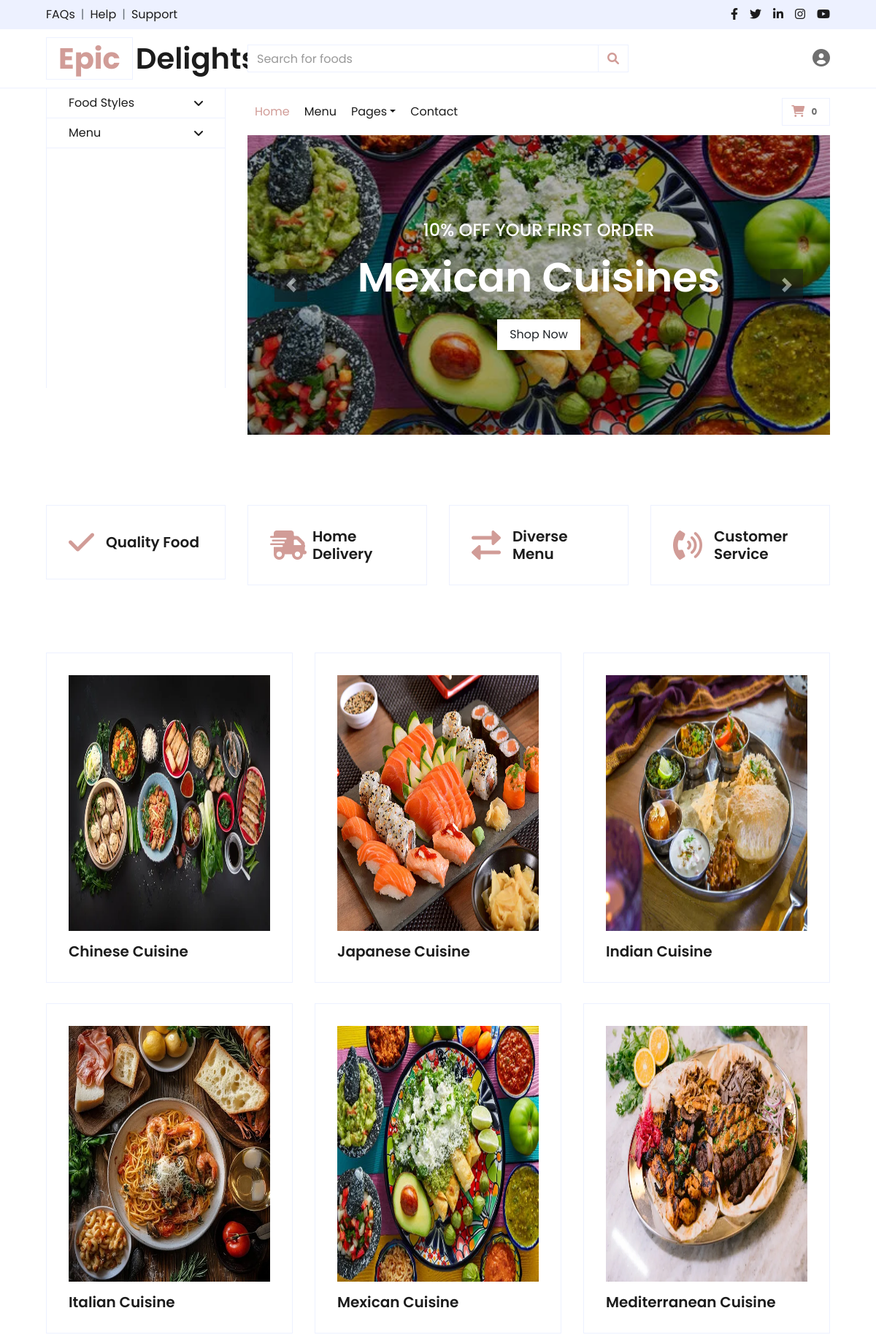
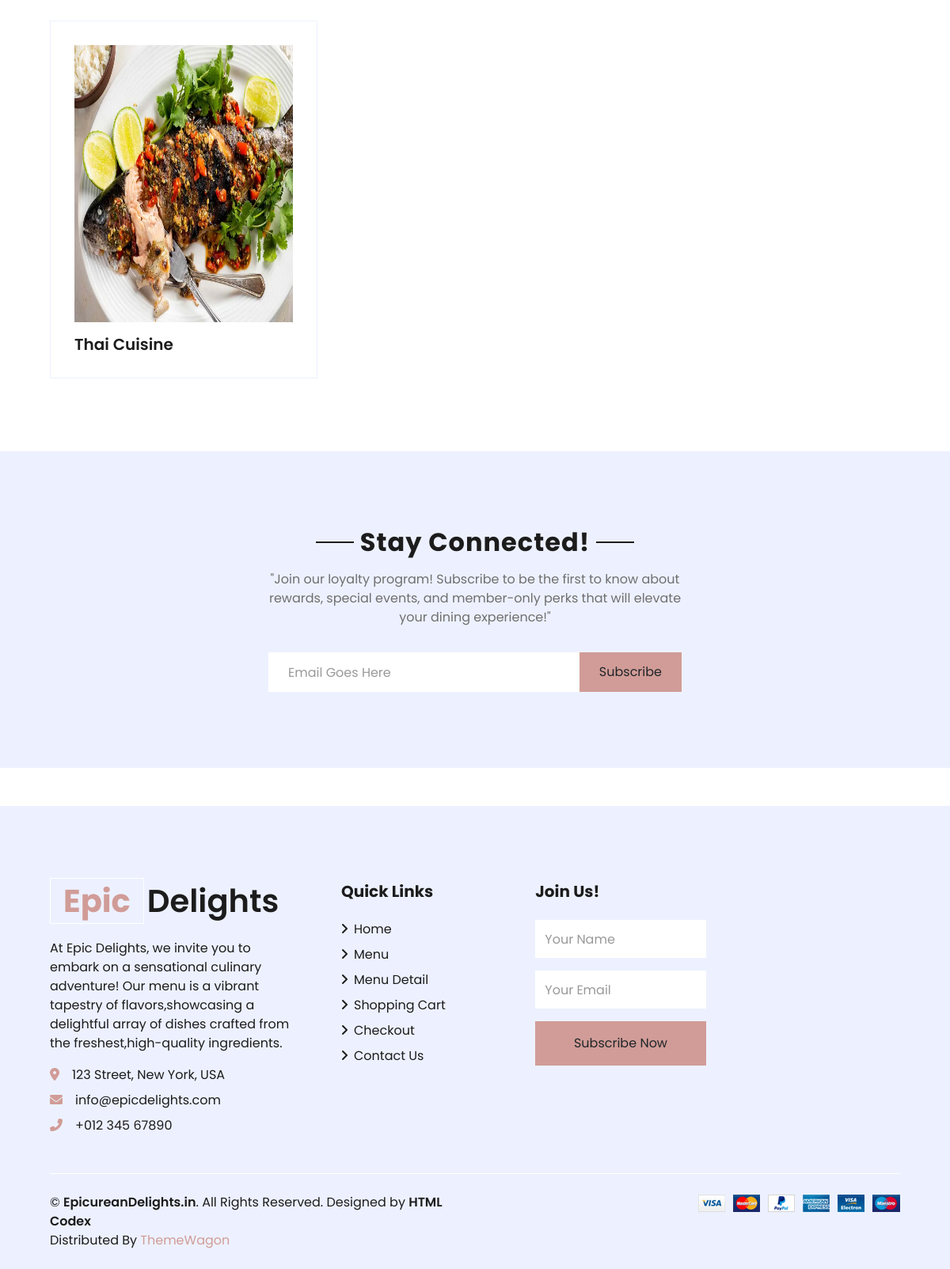
/home_page/, run on the app's committed database (2 pictures, top to bottom).
### ResApp/models.py (models this page shows)
class Style_Db(models.Model):
    Food_Style = models.CharField(max_length=100,blank=True,null=True)
    Description = models.CharField(max_length=100,blank=True,null=True)
    Style_Image = models.ImageField(upload_to="Styles",blank=True,null=True)

### WebApp/views.py (the view)
# urls.py: path("home_page/",views.home_page,name = "home_page"),
def home_page(request):
    name = request.session.get("Name")
    count = Cart_Db.objects.filter(Holder = name).count()
    style = Style_Db.objects.all()
    food = Food_Db.objects.all()
    return render(request,"Home1.html",{"style":style,"food":food,"count":count})

### WebApp/templates/Home1.html (shortened to what this page needs)
<!DOCTYPE html>
{% load static %}
<html lang="en">
<head>
    <link href="https://cdnjs.cloudflare.com/ajax/libs/font-awesome/5.10.0/css/all.min.css" rel="stylesheet">
    <link href="{% static 'webapp/lib/owlcarousel/assets/owl.carousel.min.css' %}" rel="stylesheet">
    <link href="{% static 'webapp/css/style.css' %}" rel="stylesheet">
    <link rel="stylesheet" href="{% static 'user/css1/icon_css.css' %}">
    <link rel="stylesheet" href="https://cdnjs.cloudflare.com/ajax/libs/font-awesome/6.0.0-beta3/css/all.min.css">
</head>
<body>
    <div class="container-fluid">
        <div class="row bg-secondary py-2 px-xl-5">
            <div class="col-lg-6 d-none d-lg-block">
                <div class="d-inline-flex align-items-center">
                    <a class="text-dark" href="">FAQs</a>
                    <span class="text-muted px-2">|</span>
                    <a class="text-dark" href="">Help</a>
                    <span class="text-muted px-2">|</span>
                    <a class="text-dark" href="">Support</a>
                </div>
            </div>
            <div class="col-lg-6 text-center text-lg-right">
                <div class="d-inline-flex align-items-center">
                    <a class="text-dark px-2" href="">
                        <i class="fab fa-facebook-f"></i>
                    </a>
                    <a class="text-dark px-2" href="">
                        <i class="fab fa-twitter"></i>
                    </a>
                    <a class="text-dark px-2" href="">
                        <i class="fab fa-linkedin-in"></i>
                    </a>
                    <a class="text-dark px-2" href="">
                        <i class="fab fa-instagram"></i>
                    </a>
                    <a class="text-dark pl-2" href="">
                        <i class="fab fa-youtube"></i>
                    </a>
                </div>
            </div>
        </div>
        <div class="row align-items-center py-3 px-xl-5">
            <div class="col-lg-3 d-none d-lg-block">
                <a href="" class="text-decoration-none">
                    <h1 class="m-0 display-5 font-weight-semi-bold"><span class="text-primary font-weight-bold border px-3 mr-1">Epic</span>Delights</h1>
                </a>
            </div>
            <div class="col-lg-6 col-6 text-left">
                <form action="">
                    <div class="input-group">
                        <input type="text" class="form-control" placeholder="Search for foods">
                        <div class="input-group-append">
                            <span class="input-group-text bg-transparent text-primary">
                                <i class="fa fa-search"></i>
                            </span>
                        </div>
                    </div>
                </form>
            </div>
            <div class="col-lg-3 col-6 text-right">
                <div class="user-icon" onclick="toggleUserMenu()">
                    <i class="fas fa-user-circle"></i>
                </div>
            </div>
        </div>
    </div>
    <div class="container-fluid mb-5">
        <div class="row border-top px-xl-5">
            <div class="col-lg-3 d-none d-lg-block">
                <nav class="collapse show navbar navbar-vertical navbar-light align-items-start p-0 border border-top-0 border-bottom-0" id="navbar-vertical">
                    <div class="navbar-nav w-100 overflow-hidden" style="height: 410px">
                        <div class="nav-item dropdown">
                            <a href="#" class="nav-link" data-toggle="dropdown">Food Styles <i class="fa fa-angle-down float-right mt-1"></i></a>
                        </div>
                        <div class="nav-item dropdown">
                            <a href="#" class="nav-link" data-toggle="dropdown">Menu<i class="fa fa-angle-down float-right mt-1"></i></a>
                        </div>
                    </div>
                </nav>
            </div>
            <div class="col-lg-9">
                <nav class="navbar navbar-expand-lg bg-light navbar-light py-3 py-lg-0 px-0">
                    <div class="collapse navbar-collapse justify-content-between" id="navbarCollapse">
                        <div class="navbar-nav mr-auto py-0">
                            <a href="{% url 'home_page' %}" class="nav-item nav-link active">Home</a>
                            <a href="{% url 'food_list' %}" class="nav-item nav-link">Menu</a>
                            <div class="nav-item dropdown">
                                <a href="#" class="nav-link dropdown-toggle" data-toggle="dropdown">Pages</a>
                            </div>
                            <a href="{% url 'contact' %}" class="nav-item nav-link">Contact</a>
                        </div>
                        <div class="navbar-nav ml-auto py-0">
                            <a href="{% url 'cart' %}" class="btn border">
                                <i class="fas fa-shopping-cart text-primary"></i>
                                <span class="badge">{{count}}</span>
                            </a>
                        </div>
                    </div>
                </nav>
                <div id="header-carousel" class="carousel slide" data-ride="carousel">
                    <div class="carousel-inner">
                        <div class="carousel-item active" style="height: 410px;">
                            <img class="img-fluid" src="{% static 'webapp/img/07_mexico.webp' %}" alt="Image">
                            <div class="carousel-caption d-flex flex-column align-items-center justify-content-center">
                                <div class="p-3" style="max-width: 700px;">
                                    <h4 class="text-light text-uppercase font-weight-medium mb-3">10% Off Your First Order</h4>
                                    <h3 class="display-4 text-white font-weight-semi-bold mb-4">Mexican Cuisines</h3>
                                    <a href="" class="btn btn-light py-2 px-3">Shop Now</a>
                                </div>
                            </div>
                        </div>
                    </div>
                    <a class="carousel-control-prev" href="#header-carousel" data-slide="prev">
                        <div class="btn btn-dark" style="width: 45px; height: 45px;">
                            <span class="carousel-control-prev-icon mb-n2"></span>
                        </div>
                    </a>
                    <a class="carousel-control-next" href="#header-carousel" data-slide="next">
                        <div class="btn btn-dark" style="width: 45px; height: 45px;">
                            <span class="carousel-control-next-icon mb-n2"></span>
                        </div>
                    </a>
                </div>
            </div>
        </div>
    </div>
    <div class="container-fluid pt-5">
        <div class="row px-xl-5 pb-3">
            <div class="col-lg-3 col-md-6 col-sm-12 pb-1">
                <div class="d-flex align-items-center border mb-4" style="padding: 30px;">
                    <h1 class="fa fa-check text-primary m-0 mr-3"></h1>
                    <h5 class="font-weight-semi-bold m-0">Quality Food</h5>
                </div>
            </div>
            <div class="col-lg-3 col-md-6 col-sm-12 pb-1">
                <div class="d-flex align-items-center border mb-4" style="padding: 30px;">
                    <h1 class="fa fa-shipping-fast text-primary m-0 mr-2"></h1>
                    <h5 class="font-weight-semi-bold m-0">Home Delivery</h5>
                </div>
            </div>
            <div class="col-lg-3 col-md-6 col-sm-12 pb-1">
                <div class="d-flex align-items-center border mb-4" style="padding: 30px;">
                    <h1 class="fas fa-exchange-alt text-primary m-0 mr-3"></h1>
                    <h5 class="font-weight-semi-bold m-0">Diverse Menu</h5>
                </div>
            </div>
            <div class="col-lg-3 col-md-6 col-sm-12 pb-1">
                <div class="d-flex align-items-center border mb-4" style="padding: 30px;">
                    <h1 class="fa fa-phone-volume text-primary m-0 mr-3"></h1>
                    <h5 class="font-weight-semi-bold m-0">Customer Service</h5>
                </div>
            </div>
        </div>
    </div>
    <div class="container-fluid pt-5">
        <div class="row px-xl-5 pb-3">
            {% for i in style %}
            <div class="col-lg-4 col-md-6 pb-1">
                <div class="cat-item d-flex flex-column border mb-4" style="padding: 30px;">
                    <a href="{% url 'food_filter' i.Food_Style %}" class="cat-img position-relative overflow-hidden mb-3">
                        <img class="img-fluid" src="{{i.Style_Image.url}}" style="width:400px;height:350px" alt="">
                    </a>
                    <h5 class="font-weight-semi-bold m-0">{{i.Food_Style}}</h5>
                </div>
            </div>
            {% endfor %}
        </div>
    </div>
    <div class="container-fluid bg-secondary my-5">
        <div class="row justify-content-md-center py-5 px-xl-5">
            <div class="col-md-6 col-12 py-5">
                <div class="text-center mb-2 pb-2">
                    <h2 class="section-title px-5 mb-3"><span class="bg-secondary px-2">Stay Connected!</span></h2>
                    <p>"Join our loyalty program! Subscribe to be the first to know about rewards, special events, and member-only perks that will elevate your dining experience!"</p>
                </div>
                <form action="">
                    <div class="input-group">
                        <input type="text" class="form-control border-white p-4" placeholder="Email Goes Here">
                        <div class="input-group-append">
                            <button class="btn btn-primary px-4">Subscribe</button>
                        </div>
                    </div>
                </form>
            </div>
        </div>
    </div>
    <div class="container-fluid bg-secondary text-dark mt-5 pt-5">
        <div class="row px-xl-5 pt-5">
            <div class="col-lg-4 col-md-12 mb-5 pr-3 pr-xl-5">
                <a href="" class="text-decoration-none">
                    <h1 class="mb-4 display-5 font-weight-semi-bold"><span class="text-primary font-weight-bold border border-white px-3 mr-1">Epic</span>Delights</h1>
                </a>
                <p>At Epic Delights, we invite you to embark on a sensational culinary adventure! Our menu is a vibrant tapestry of flavors,showcasing a delightful array of dishes crafted from the freshest,high-quality ingredients.</p>
                <p class="mb-2"><i class="fa fa-map-marker-alt text-primary mr-3"></i>123 Street, New York, USA</p>
                <p class="mb-2"><i class="fa fa-envelope text-primary mr-3"></i>info@epicdelights.com</p>
                <p class="mb-0"><i class="fa fa-phone-alt text-primary mr-3"></i>+012 345 67890</p>
            </div>
            <div class="col-lg-8 col-md-12">
                <div class="row">
                    <div class="col-md-4 mb-5">
                        <h5 class="font-weight-bold text-dark mb-4">Quick Links</h5>
                        <div class="d-flex flex-column justify-content-start">
                            <a class="text-dark mb-2" href="{% url 'home_page' %}"><i class="fa fa-angle-right mr-2"></i>Home</a>
                            <a class="text-dark mb-2" href="{% url 'food_list' %}"><i class="fa fa-angle-right mr-2"></i>Menu</a>
                            <a class="text-dark mb-2" href="detail.html"><i class="fa fa-angle-right mr-2"></i>Menu Detail</a>
                            <a class="text-dark mb-2" href="cart.html"><i class="fa fa-angle-right mr-2"></i>Shopping Cart</a>
                            <a class="text-dark mb-2" href="checkout.html"><i class="fa fa-angle-right mr-2"></i>Checkout</a>
                            <a class="text-dark" href="contact.html"><i class="fa fa-angle-right mr-2"></i>Contact Us</a>
                        </div>
                    </div>
                    <div class="col-md-4 mb-5">
                        <h5 class="font-weight-bold text-dark mb-4">Join Us!</h5>
                        <form action="">
                            <div class="form-group">
                                <input type="text" class="form-control border-0 py-4" placeholder="Your Name" required="required" />
                            </div>
                            <div class="form-group">
                                <input type="email" class="form-control border-0 py-4" placeholder="Your Email"
                                    required="required" />
                            </div>
                            <div>
                                <button class="btn btn-primary btn-block border-0 py-3" type="submit">Subscribe Now</button>
                            </div>
                        </form>
                    </div>
                </div>
            </div>
        </div>
        <div class="row border-top border-light mx-xl-5 py-4">
            <div class="col-md-6 px-xl-0">
                <p class="mb-md-0 text-center text-md-left text-dark">
                    &copy; <a class="text-dark font-weight-semi-bold" href="#">EpicureanDelights.in</a>. All Rights Reserved. Designed
                    by
                    <a class="text-dark font-weight-semi-bold" href="">HTML Codex</a><br>
                    Distributed By <a href="" target="_blank">ThemeWagon</a>
                </p>
            </div>
            <div class="col-md-6 px-xl-0 text-center text-md-right">
                <img class="img-fluid" src="{% static 'webapp/img/payments.png' %}" alt="">
            </div>
        </div>
    </div>
</body>
</html>

### data on the page
Style_Db: Style_Image (picture), Food_Style "Chinese Cuisine"
Style_Db: Style_Image (picture), Food_Style "Japanese Cuisine"
Style_Db: Style_Image (picture), Food_Style "Indian Cuisine"
Style_Db: Style_Image (picture), Food_Style "Italian Cuisine"
Style_Db: Style_Image (picture), Food_Style "Mexican Cuisine"
Style_Db: Style_Image (picture), Food_Style "Mediterranean Cuisine"
Style_Db: Style_Image (picture), Food_Style "Thai Cuisine"

### other printed values
{{ count }} "0"
